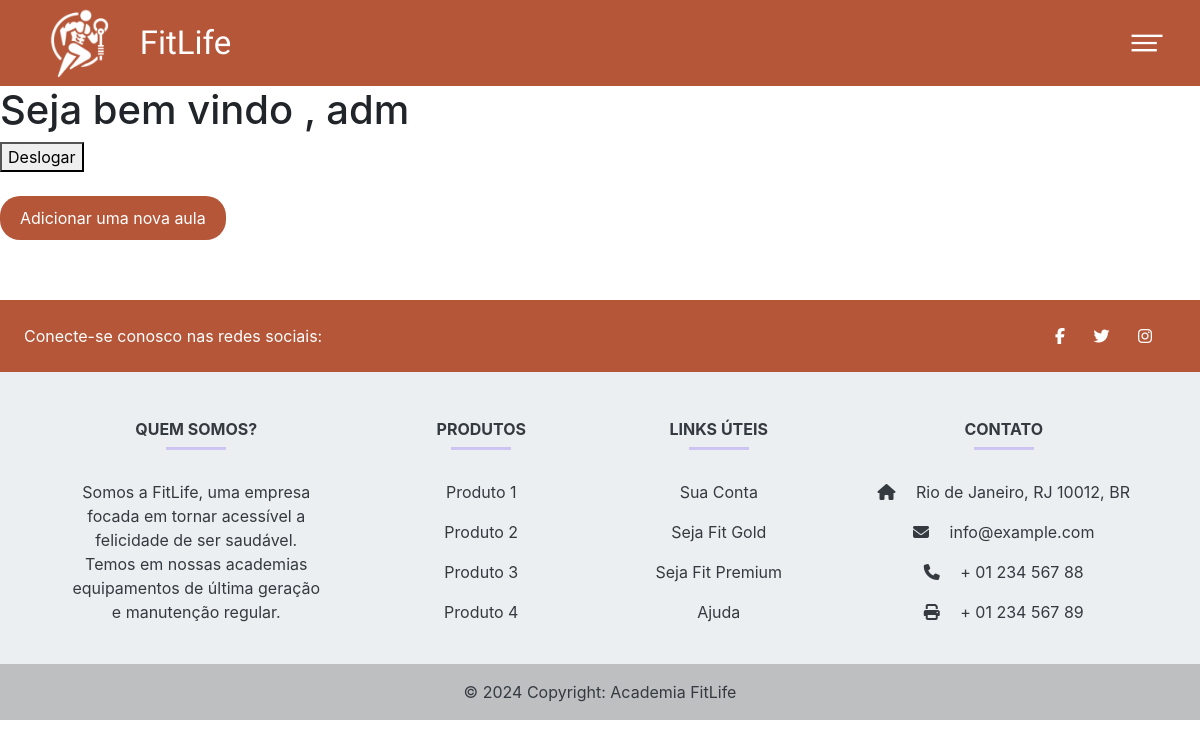
The app's page /main/perfil/ (signed in), older data.
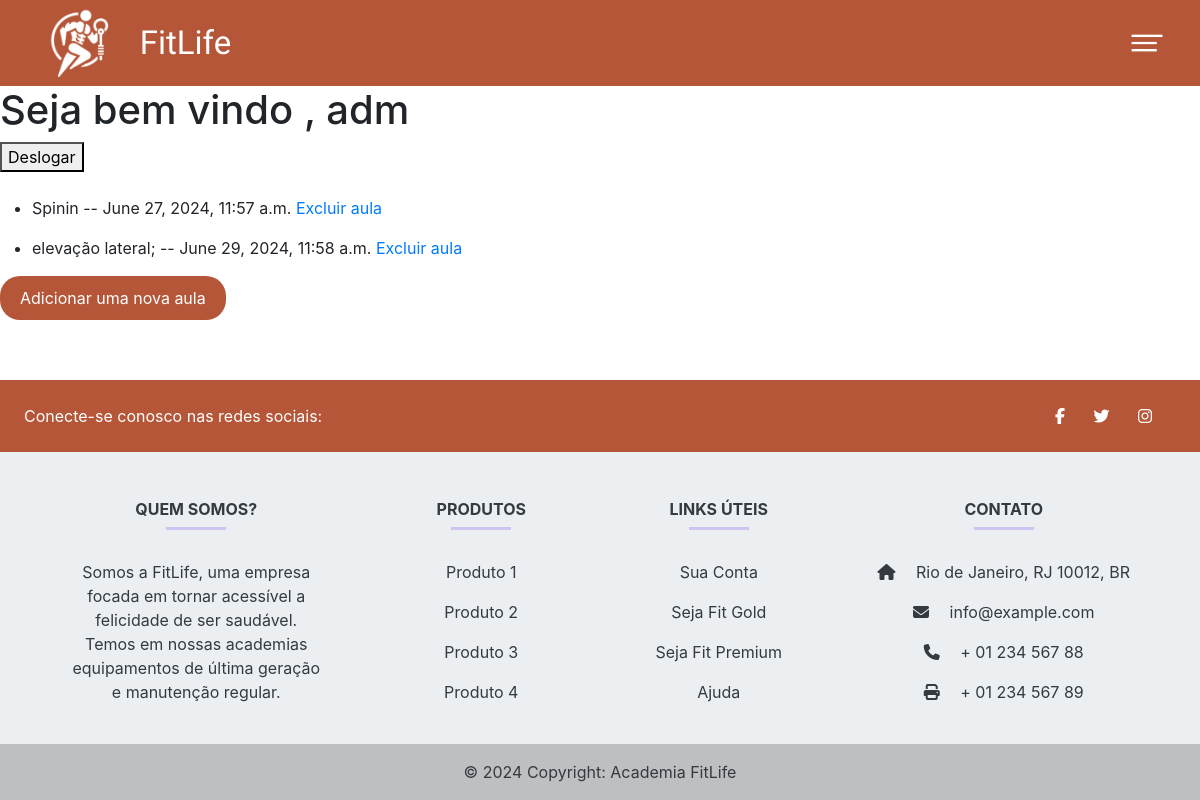
The same page, newer data.
### core/models.py (models this page shows, shortened)
class Aulas(models.Model):
    nomeAula = models.CharField(max_length=30 , verbose_name='Nome da aula')
    descricao = models.TextField(verbose_name='Descrição da aula', blank=True, null=True)
    data_aula= models.DateTimeField(verbose_name='Data e hora da aula')
    aluno= models.ForeignKey(User, on_delete=models.CASCADE)
    class Meta:
        db_table='Aulas'

### core/views.py (the view)
# urls.py: path('main/perfil/', views.telaPerfil),
@login_required(login_url='/login/')
def telaPerfil(request):
    usuario = request.user
    aulas = Aulas.objects.filter(aluno=usuario)
    context = {
        'title': 'Perfil',
        'aulas': aulas,  # Passa o queryset filtrado de Aulas para o template
        'username': usuario.username,
        'instagram': 'https://www.instagram.com/'
    }
    return render(request, 'perfil.html', context)

### templates/perfil.html (shortened to what this page needs)
{% extends "head.html" %}
{% block content %}
    <h1>Seja bem vindo , {{username}}</h1> {%csrf_token%}
    <a href="/logout" align="left">
        <button type="button" class="button">Deslogar</button>
    </a>
    <br>
    {%for aula in aulas%}
    <ul>
    <li>
        {{ aula.nomeAula }} -- {{aula.data_aula}}
        <a href="{% url 'deletarEvento' id_evento=aula.id %}">Excluir aula</a>
        </li>
    </ul>
    {%endfor%}
    <a href="main/perfil/adicionarAula/">
        <button type="button" class="Btt">Adicionar uma nova aula</button>
    </a>
{% endblock content %}

### templates/head.html
<!DOCTYPE html>
<html>
<head lang="pt-br">
    {% include 'includes/header.html' %}
</head>
<body>
    {% include 'includes/navbar.html'%}
    {% block content %}
    {% endblock content %}
    {% include 'includes/footer.html'%}
</body>
</html>

### templates/includes/header.html (shortened to what this page needs)
{% load static %}
<link rel="stylesheet" type="text/css" href="{% static 'css/styles.css' %}">
<link href="https://cdn.jsdelivr.net/npm/bootstrap@5.3.3/dist/css/bootstrap.min.css" rel="stylesheet">
<link href="https://maxcdn.bootstrapcdn.com/bootstrap/4.5.2/css/bootstrap.min.css" rel="stylesheet">

### templates/includes/navbar.html (shortened to what this page needs)
{% load static %}
<div id="main">
  <nav id="navbar" class="navbar navbar-expand-lg navbar-light bg-light justify-content-between">
    <img src="{% static 'imagens/logo.png' %}" alt="" height="70px" style="margin-right: 10px; margin-left:10px; filter: brightness(300%);">
    <a class=" font-viga navbar-brand mr-auto" href="/main">FitLife</a>
    <button class="navbar-toggler" type="button" data-toggle="collapse" data-target="#sidebar" aria-controls="sidebar" aria-expanded="false" aria-label="Toggle navigation">
      <img src="{% static 'imagens/navbar-icon.png' %}"  alt="" height="50px">
    </button>
  </nav>
</div>

### templates/includes/footer.html (shortened to what this page needs)
<footer
          class="text-center text-lg-start text-dark"
          style="background-color: #ECEFF1"
          >
    <section
             class="d-flex justify-content-between p-4 text-white"
             style="background-color: #B55639"
             >
      <div class="me-5">
        <span>Conecte-se conosco nas redes sociais:</span>
      </div>
      <div>
        <a href="" class="text-white me-4">
          <i class="fab fa-facebook-f"></i>
        </a>
        <a href="" class="text-white me-4">
          <i class="fab fa-twitter"></i>
        </a>
        <a href="{{instagram}}" target="_blank" class="text-white me-4">
          <i class="fab fa-instagram"></i>
        </a>
      </div>
    </section>
    <section class="">
      <div class="container text-center text-md-start mt-5">
        <div class="row mt-3">
          <div class="col-md-3 col-lg-4 col-xl-3 mx-auto mb-4">
            <h6 class="text-uppercase fw-bold">Quem Somos?</h6>
            <hr
                class="mb-4 mt-0 d-inline-block mx-auto"
                style="width: 60px; background-color: #7c4dff; height: 2px"
                />
            <p>
              Somos a FitLife, uma empresa focada em tornar acessível a felicidade de ser saudável. Temos em nossas academias equipamentos de última geração e manutenção regular.
            </p>
          </div>
          <div class="col-md-2 col-lg-2 col-xl-2 mx-auto mb-4">
            <h6 class="text-uppercase fw-bold">Produtos</h6>
            <hr
                class="mb-4 mt-0 d-inline-block mx-auto"
                style="width: 60px; background-color: #7c4dff; height: 2px"
                />
            <p>
              <a href="#!" class="text-dark">Produto 1</a>
            </p>
            <p>
              <a href="#!" class="text-dark">Produto 2</a>
            </p>
            <p>
              <a href="#!" class="text-dark">Produto 3</a>
            </p>
            <p>
              <a href="#!" class="text-dark">Produto 4</a>
            </p>
          </div>
          <div class="col-md-3 col-lg-2 col-xl-2 mx-auto mb-4">
            <h6 class="text-uppercase fw-bold">Links Úteis</h6>
            <hr
                class="mb-4 mt-0 d-inline-block mx-auto"
                style="width: 60px; background-color: #7c4dff; height: 2px"
                />
            <p>
              <a href="#!" class="text-dark">Sua Conta</a>
            </p>
            <p>
              <a href="#!" class="text-dark">Seja Fit Gold</a>
            </p>
            <p>
              <a href="#!" class="text-dark">Seja Fit Premium</a>
            </p>
            <p>
              <a href="#!" class="text-dark">Ajuda</a>
            </p>
          </div>
          <div class="col-md-4 col-lg-3 col-xl-3 mx-auto mb-md-0 mb-4">
            <h6 class="text-uppercase fw-bold">Contato</h6>
            <hr
                class="mb-4 mt-0 d-inline-block mx-auto"
                style="width: 60px; background-color: #7c4dff; height: 2px"
                />
            <p><i class="fas fa-home mr-3"></i> Rio de Janeiro, RJ 10012, BR</p>
            <p><i class="fas fa-envelope mr-3"></i> info@example.com</p>
            <p><i class="fas fa-phone mr-3"></i> + 01 234 567 88</p>
            <p><i class="fas fa-print mr-3"></i> + 01 234 567 89</p>
          </div>
        </div>
      </div>
    </section>
    <div
         class="text-center p-3"
         style="background-color: rgba(0, 0, 0, 0.2)"
         >
      © 2024 Copyright:
      <a class="text-dark" href=""
         >Academia FitLife</a
        >
    </div>
  </footer>

### static/css/styles.css (style rules this page uses)
.font-viga { font-family: "Viga", sans-serif; font-size: 33px !important; color: white !important; }
#navbar { background-color: #B55639 !important; }
.p-4 { margin-top: 60px !important; }
.btn, .navbar-toggler { border: none !important; box-shadow: none !important; outline: none !important; }
@media (min-width: 992px) { .navbar .navbar-toggler { display: flex !important; } }
body, html { margin: 0; padding: 0; }
.Btt { background-color: #B55639; color: rgb(255, 255, 255); border: none; padding: 10px 20px; text-align: ri; text-decoration: none; display: inline-block; font-size: 16px; border-radius: 20px; }
body { font-family: Arial, sans-serif; background-color: #f4f4f4; justify-content: center; align-items: center; height: 100vh; margin: 0; }
footer { position: relative; z-index: 1000 !important; }

### templates/perfil.html (style rules this page uses)
.button { display: flex; text-align: left; }

Row changes from the older to the newer data that the page shows:
added Aulas: nomeAula "Spinin", data_aula "June 27, 2024, 11:57 a.m."
added Aulas: nomeAula "elevação lateral;", data_aula "June 29, 2024, 11:58 a.m."
